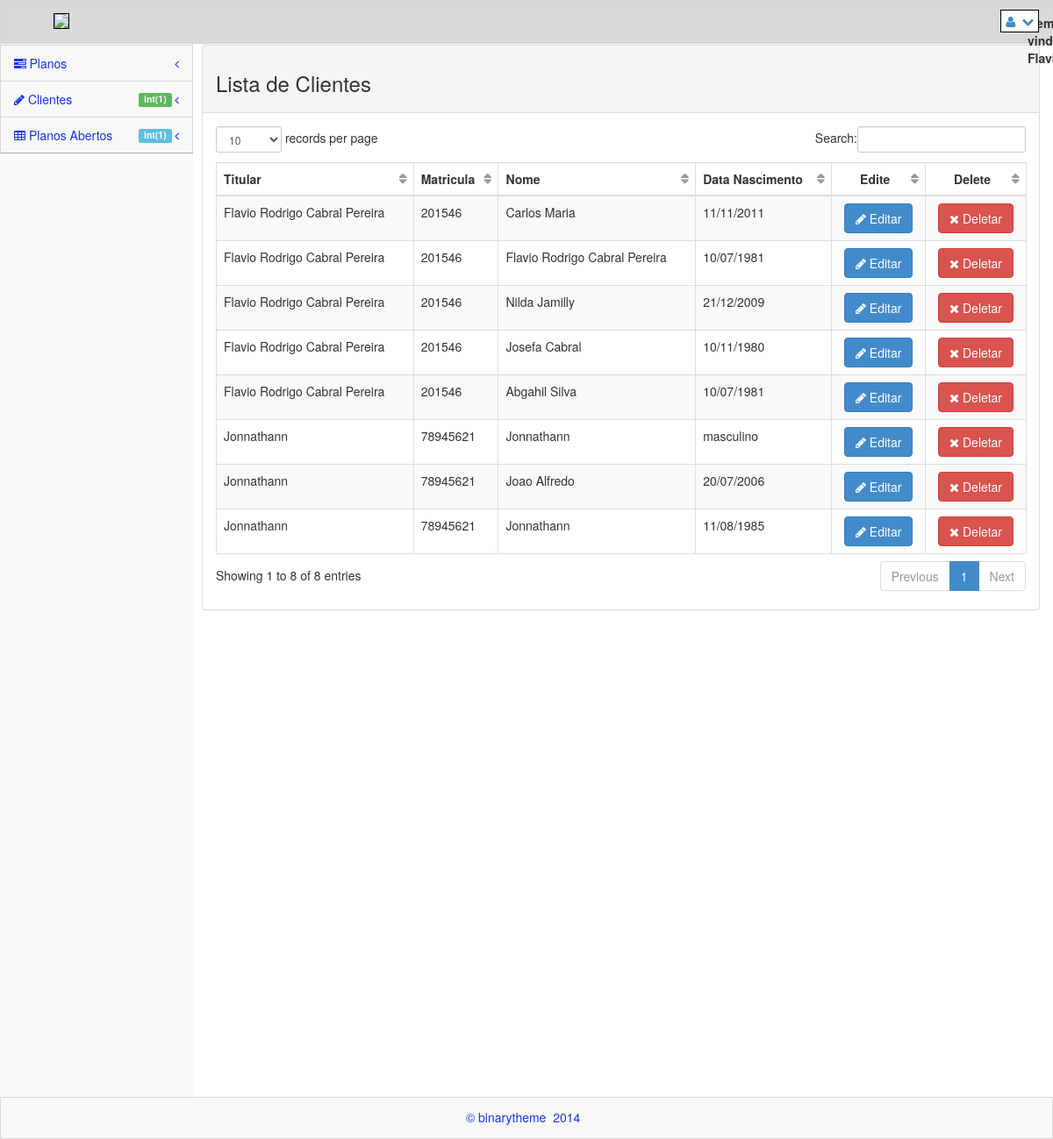
/views/clientes.php (signed in), run on the app's committed database.
### tables this page shows
CREATE TABLE `clientes` (
  `id` int(11) NOT NULL,
  `titular` varchar(200) NOT NULL,
  `matricula` varchar(20) NOT NULL,
  `nome` varchar(200) NOT NULL,
  `dtnasc` varchar(20) NOT NULL
);

### model/Cliente.class.php (called while the page is built, shortened)
<?php
   require_once 'Conexao.class.php';
class Cliente {
    private $con;
    function __construct() {
        $conexao = new Conexao();
        $this->con = $conexao->getConexao();
    }
    function listaClientes() {
        $lista = $this->con->query("SELECT * FROM clientes");
        if ($lista->rowCount() > 0) {
            return $lista->fetchALL(PDO::FETCH_ASSOC);
        }
        return FALSE;
    }
}
?>

### model/Conexao.class.php (called while the page is built)
<?php
class Conexao {
    public static $instance;
    public static function getConexao() {
        if (!isset(self::$instance)) {
            self::$instance = new PDO('mysql:host=localhost;dbname=apcef', 'root', '');
        }
        return self::$instance;
}
}

### controller/Controller.class.php (called while the page is built, shortened)
<?php
class Controller {
    function listaClientes(){
        $chm = new Cliente();
        $clientes = $chm->listaClientes();
        return $clientes;
    }
}

### views/clientes.php (the view, shortened to what this page needs)
<?php
    include_once '../controller/Controller.class.php';
    include_once '../model/Cliente.class.php';
    $c = new Controller();
    $c->logouf();
    $lista = $c->listaClientes();
?>
<!DOCTYPE html>
 <html lang="pt-br">
<head>
    <link rel="stylesheet" href="../plugins/bootstrap/css/bootstrap.css" />
    <link rel="stylesheet" href="../css/main.css" />
    <link rel="stylesheet" href="../css/theme.css" />
    <link rel="stylesheet" href="../css/MoneAdmin.css"/>
    <link rel="stylesheet" href="../plugins/Font-Awesome/css/font-awesome.css" />
    <link href="../plugins/dataTables/dataTables.bootstrap.css" rel="stylesheet" />
</head>
<body class="padTop53 " >
    <div id="wrap">
        <?php
            include 'menu.php';
        ?>
        <div id="content">
            <div class="inner">
             <div class="row">
                <div class="col-lg-12">
                    <div class="panel panel-default">
                        <div class="panel-heading">
                          <h3>Lista de Clientes</h3>
                        </div>
                        <div class="panel-body">
                            <div class="table-responsive">
                                <table class="table table-striped table-bordered table-hover" id="dataTables-example">
                                    <thead>
                                        <tr>
                                            <th>Titular</th>
                                            <th>Matricula</th>
                                            <th>Nome</th>
                                            <th>Data Nascimento</th>
                                            <th style="text-align: center;">Edite</th>
                                            <th style="text-align: center;">Delete</th>
                                        </tr>
                                    </thead>
                                    <tbody>
                                        <?php if($lista): ?>
                                        <?php foreach($lista as $clientes): ?>
                                        <tr class="odd gradeX">
                                            <td class="center"><?php echo $clientes['titular']; ?></td>
                                            <td class="center"><?php echo $clientes['matricula']; ?></td>
                                            <td class="center"><?php echo $clientes['nome']; ?></td>
                                            <td class="center"><?php echo $clientes['dtnasc']; ?></td>
                                            <td style="text-align: center;">
                                                <button class="btn btn-primary" onClick="javascript:window.location.href='editarcontrato.php?cod=<?php echo $clientes['matricula'];?>'"><i class="icon-pencil icon-white"></i> Editar</button>
                                            </td>
                                            <td style="text-align: center;">
                                                <form>
                                                    <button onclick="return confirm('Tem certeza que deseja excluir este cliente?')" class="btn btn-danger" name="delete"><i class="icon-remove icon-white"></i> Deletar</button>
                                                </form>
                                            </td>
                                        </tr>
                                        <?php endforeach; ?>
                                        <?php endif; ?>
                                    </tbody>
                                </table>
                            </div>
                        </div>
                    </div>
                </div>
            </div>
            </div>
        </div>
    </div>
    <div id="footer">
        <p>&copy;  binarytheme &nbsp;2014 &nbsp;</p>
    </div>
</body>
</html>

### css/main.css (style rules this page uses)
#wrap { margin: 0 auto; }
#footer { height: 48px; background-color: #222222; }
@media (min-width: 768px) { html, body { height: 100%; } }
@media (min-width: 768px) { #wrap { height: auto !important; height: 100%; min-height: 100%; padding: 0 0 48px; margin-bottom: -48px; } }
body.padTop53 { padding-top: 75px; overflow: visible; }
@media (min-width: 802px) { body.padTop53 { padding-top: 51px; } }
#wrap:before, #top:before, .head:before, #footer:before, #wrap:after, #top:after, .head:after, #footer:after { display: table; content: " "; }
#wrap:after, #top:after, .head:after, #footer:after { clear: both; }
#wrap { background-color: #f8f8f8; }
@media (min-width: 768px) { #content { margin-left: 100px; } }
@media (min-width: 992px) { #content { margin-left: 220px; } }
#content { -webkit-transition: margin 0.4s; transition: margin 0.4s; }
.inner { position: relative; min-height: 1px; padding-right: 15px; padding-left: 10px; background: #fff; border: 0px solid #e4e4e4; min-height:1200px; }
@media (min-width: 768px) { .inner { float: left; width: 100%; } }
.inner .row { margin-right: -15px; margin-left: -15px; }
#footer { margin: 0 auto; color: #1933EC; background-color:#f8f8f8; border:1px solid rgb(216, 215, 215); }
#footer p { padding: 12px 0 0; text-align: center; }

### css/MoneAdmin.css (style rules this page uses)
body { background-color: #f8f8f8; }
table.dataTable thead .sorting, table.dataTable thead .sorting_asc:after, table.dataTable thead .sorting_desc, table.dataTable thead .sorting_asc_disabled, table.dataTable thead .sorting_desc_disabled { background: transparent; }
table.dataTable thead .sorting_asc:after { content: "\f0de"; float: right; font-family: fontawesome; }
table.dataTable thead .sorting:after { content: "\f0dc"; float: right; font-family: fontawesome; color: rgba(50,50,50,.5); }

### data on the page
clientes: titular "Jonnathann", matricula "78945621", nome "Jonnathann", dtnasc "masculino"
clientes: titular "Jonnathann", matricula "78945621", nome "Joao Alfredo", dtnasc "20/07/2006"
clientes: titular "Flavio Rodrigo Cabral Pereira", matricula "201546", nome "Carlos Maria", dtnasc "11/11/2011"
clientes: titular "Flavio Rodrigo Cabral Pereira", matricula "201546", nome "Flavio Rodrigo Cabral Pereira", dtnasc "10/07/1981"
clientes: titular "Flavio Rodrigo Cabral Pereira", matricula "201546", nome "Nilda Jamilly", dtnasc "21/12/2009"
clientes: titular "Flavio Rodrigo Cabral Pereira", matricula "201546", nome "Josefa Cabral", dtnasc "10/11/1980"
clientes: titular "Flavio Rodrigo Cabral Pereira", matricula "201546", nome "Abgahil Silva", dtnasc "10/07/1981"
clientes: titular "Jonnathann", matricula "78945621", nome "Jonnathann", dtnasc "11/08/1985"

### other printed values
var_dump($totalClientes) "int(1)"
var_dump($totalContratosAbertos) "int(1)"
